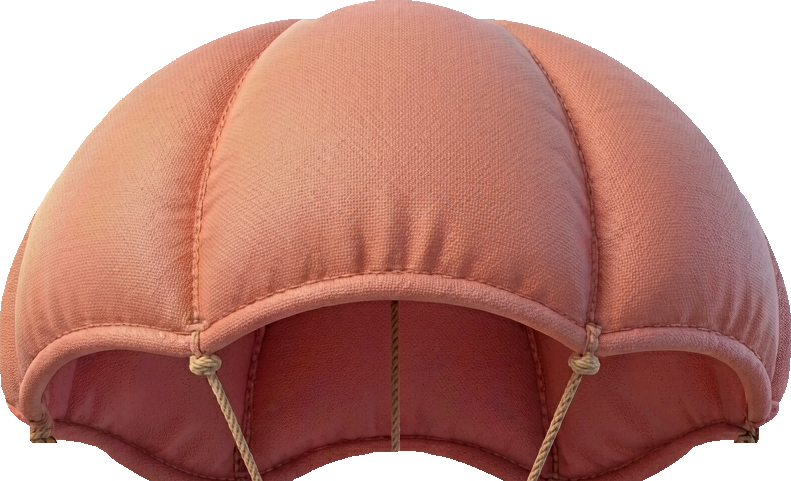
#> input picture assets/shared/canopy.png, 791 x 481 px
$ python -i build_assets.py   (imports and definitions only)
#> lines starting #> are read from the running program, lines starting #| are printed output that depends on the picture
#> further down, picture is the input picture: PIL image 791x481 RGBA; mean R, G, B, A 133.8, 80.8, 70.8, 202.9
# -*- coding: utf-8 -*-
"""把 assets/pets/<id>/source 里的 AI 图集切成该宠物的动作帧，输出到 assets/pets/<id>/frames。

用法：
    py -3 build_assets.py                # 构建全部宠物包
    py -3 build_assets.py naitang        # 只构建指定宠物（可多个）

流程：抠白底 -> 姿态清理 -> 序列统一缩放 -> 逐帧写 alpha 真值帧 + display 展平帧 -> 写 manifest.json

关键规则（都是踩过坑总结的）：
1. 封闭白底要单独补刀：伞下三角白区被伞面/绳索包围，边缘 flood fill 够不到，必须按连通域清掉。
2. 多帧必须用序列中位 bbox 统一缩放，否则伞/翅膀张开时角色会一帧大帧小。
3. 降落伞的绳子不能靠"平移切割伞面"来变长（会留下平直断层），只能对伞与角色之间那一段做局部纵向拉伸。
4. 跑步要用真正的侧面前进素材：严格侧面、尾巴在身后、不挡腿。
5. 新宠物没画降落伞图集时，用 assets/shared/canopy.png 伞面 + 程序合成（张开 = 伞面等比放大）。
6. 单帧动作（idle/sleep/drop/greet）在 manifest 里声明后，G2 反伪动画门禁会豁免。
"""
import json
import os
import sys
from collections import deque

from PIL import Image, ImageChops, ImageDraw, ImageFilter

# [2 lines not run here, left out]

ROOT = os.path.dirname(os.path.abspath(__file__))
PETS_DIR = os.path.join(ROOT, "assets", "pets")
SHARED = os.path.join(ROOT, "assets", "shared")
REGISTRY = os.path.join(ROOT, "pets.json")

KEY = (0, 255, 1)
CANVAS = 360
HEIGHT = 250

# 每个动作在 manifest 里的播放参数与门禁声明
ACTION_SPEC = {
    "idle": {"fps": 1, "loop": True},
    "walk": {"fps": 8, "loop": True, "bob_only": True},
    "walk_left": {"fps": 8, "loop": True, "bob_only": True},
    "fly": {"fps": 10, "loop": True},
    "fly_left": {"fps": 10, "loop": True},
    "parachute": {"fps": 8, "loop": False, "hold_last": True},
    "drag": {"fps": 6, "loop": True},
    "drop": {"fps": 6, "loop": False},
    "sleep": {"fps": 1, "loop": True},
    "greet": {"fps": 1, "loop": False},
    "interact": {"fps": 6, "loop": False},
}


# ---------------- 基础图像工具 ----------------

def is_near_white(c):
    return c[0] > 236 and c[1] > 236 and c[2] > 236 and max(c) - min(c) < 20


# [96 lines left out: functions fill_enclosed_white, cutout, key_shadow, not called in this run]


def alpha_bbox(img):
    return img.getchannel("A").point(lambda v: 255 if v > 100 else 0).getbbox()


# [81 lines left out: functions clean_pad, content_area, not called in this run]


def normalize_scaled(img, bbox=None, scale=1.0, canvas_w=CANVAS):
    """按给定缩放系数落到画布底部居中（系数优先，宽度放不下时才收）。"""
#> called with scale = 1, canvas_w = 360
    bbox = bbox or alpha_bbox(img)
#> bbox = (0, 0, 791, 481)
    if bbox is None:
        raise RuntimeError("empty frame after cutout")
    x0, y0, x1, y1 = bbox
#> x0 = 0; y0 = 0; x1 = 791; y1 = 481
    sub = img.crop(bbox)
    bw, bh = max(1, x1 - x0), max(1, y1 - y0)
#> bw = 791; bh = 481
    if bw * scale > canvas_w - 6:
        scale = (canvas_w - 6) / bw
#> scale = 0.448
    nw, nh = max(1, int(bw * scale)), max(1, int(bh * scale))
#> nw = 354; nh = 215
    sub = sub.resize((nw, nh), Image.LANCZOS)
    canvas = Image.new("RGBA", (canvas_w, canvas_w), (0, 0, 0, 0))
#> canvas: PIL image 360x360 RGBA; every value is 0
    canvas.paste(sub, ((canvas_w - nw) // 2, canvas_w - nh), sub)
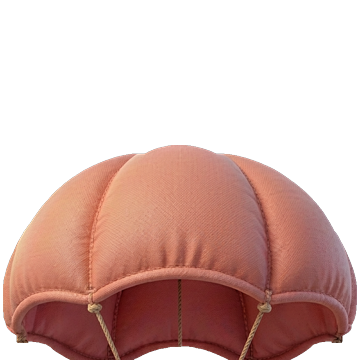
#> canvas: PIL image 360x360 RGBA; mean R, G, B, A 78.5, 47.4, 41.5, 118.9; transparent parts drawn white
    return canvas


# [363 lines left out: functions normalize, erase_ellipse, sequence_bbox, flatten, grid, lengthen_strings and 7 more, not called in this run]


# [2 lines not run here, left out]

>>> from PIL import Image
>>> picture = Image.open('assets/shared/canopy.png')
>>> result = normalize_scaled(picture)
